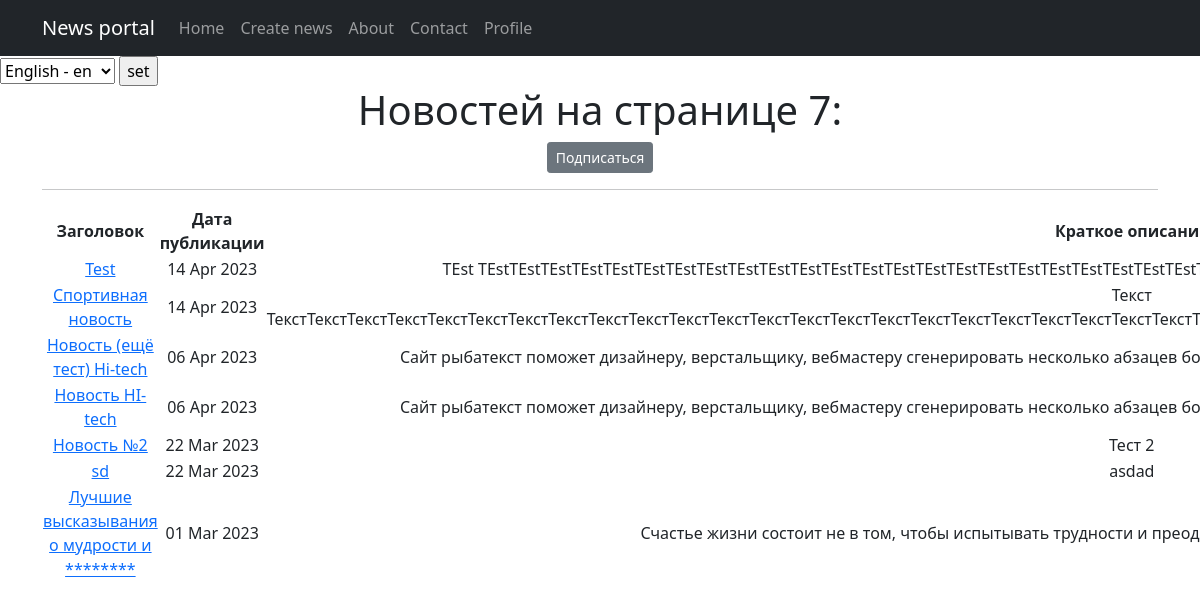
/news/categories/2, run on an earlier commit of the app's database.
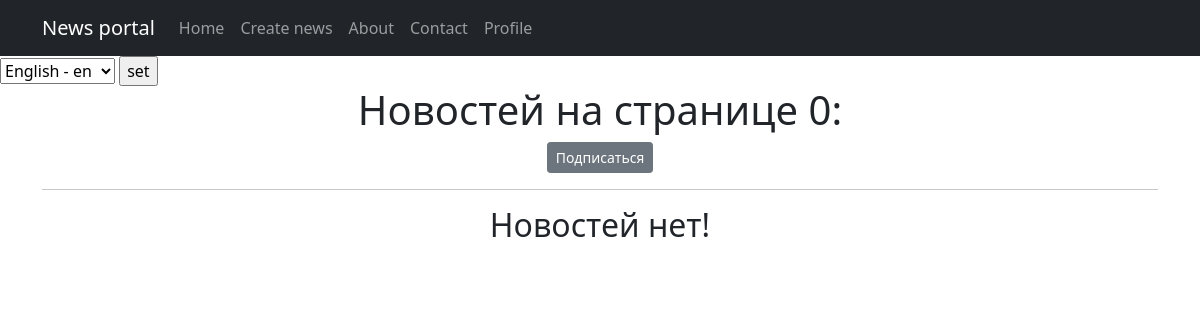
And on a later commit of the database.
### news_portal/models.py (models this page shows, shortened)
class Post(models.Model):
    article = 'AR'
    news = 'NE'
    OBJECT_TYPES = [
        (article, 'Статья'),
        (news, 'Новость')
    ]
    author = models.ForeignKey(Author, on_delete=models.CASCADE)
    object_type = models.CharField(max_length=2, choices=OBJECT_TYPES, default=article)
    date_post = models.DateTimeField(auto_now_add=True)
    categories = models.ManyToManyField('Category', through="PostCategory")
    header = models.CharField(max_length=255)
    text_post = models.TextField()
    post_rating = models.FloatField(default=0.0)

### news_portal/views.py (the view)
# urls.py: path('categories/<int:pk>', CategoriesList.as_view(), name='category_list'),
class CategoriesList(ListView):
    model = Post
    template_name = 'category_list.html'
    context_object_name = 'category_news_list'
    def get_queryset(self):
        self.categories = get_object_or_404(Category, id=self.kwargs['pk'])
        queryset = Post.objects.filter(categories=self.categories).order_by('-date_post')
        return queryset
    def get_context_data(self, **kwargs):
        context = super().get_context_data(**kwargs)
        context['is_not_subscriber'] = self.request.user not in self.categories.subscribers.all()
        context['category'] = self.categories
        return context

### news_portal/templatetags/censor.py (called while the page is built)
@register.filter()
def censor(value):
    for word in CURSE_WORDS:
        if word in value:
            censor_word = ''.join(['*' for word in range(len(word))])
            value = value.replace(word, censor_word)
    return value

### templates/category_list.html (shortened to what this page needs)
{% extends 'flatpages/default.html' %}
{% load censor %}
{% block content %}
    <h1>Новостей на странице {{ category_news_list|length }}:</h1>
       {% if is_not_subscriber %}
        <p class="text-center"><a href="{% url 'subscribe' category.id %}" class="btn btn-secondary btn-sm">Подписаться</a></p>
       {% endif %}
    <hr>
    {% if category_news_list %}
        <table>
            <tbody>
            <tr>
                <td><strong>Заголовок</strong></td>
                <td><strong>Дата публикации</strong></td>
                <td><strong>Краткое описание</strong></td>
            </tr>
            </tbody>
            {% for post in category_news_list %}
            <tr>
                <td><a href="{% url 'news_detail' post.id %}">{{ post.header|censor }}</a></td>
                <td>{{ post.date_post|date:'d M Y'}}</td>
                <td>{{ post.text_post|truncatewords:20|censor }}</td>
            </tr>
            {% endfor %}
        </table>
    {% else %}
        <h2>Новостей нет!</h2>
    {% endif %}
{% endblock content %}

What changed in the data, as far as the page shows it:
removed Post: header|censor "Test", date_post "14 Apr 2023", text_post|censor "TEst…"
removed Post: header|censor "Спортивная новость", date_post "14 Apr 2023", text_post|censor "Текст…"
removed Post: header|censor "Новость (ещё тест) Hi-tech", date_post "06 Apr 2023", text_post|censor "Сайт рыбатекст поможет дизайнеру, верстальщику, вебмастеру сгенерировать несколько абзацев…"
removed Post: header|censor "Новость HI-tech", date_post "06 Apr 2023", text_post|censor "Сайт рыбатекст поможет дизайнеру, верстальщику, вебмастеру сгенерировать несколько абзацев…"
removed Post: header|censor "Новость №2", date_post "22 Mar 2023", text_post|censor "Тест 2"
no longer on this page (row edited): Post: header|censor "sd", date_post "22 Mar 2023", text_post|censor "asdad"
removed Post: header|censor "Лучшие высказывания о мудрости и ********", date_post "01 Mar 2023", text_post|censor "Счастье жизни состоит не в том, чтобы испытывать трудности и…"
Also different on the page:
{{ category_news_list|length }}: "7" → "0"
text no longer shown: "Заголовок Дата публикации Краткое…"
text now shown: "Новостей нет!"
